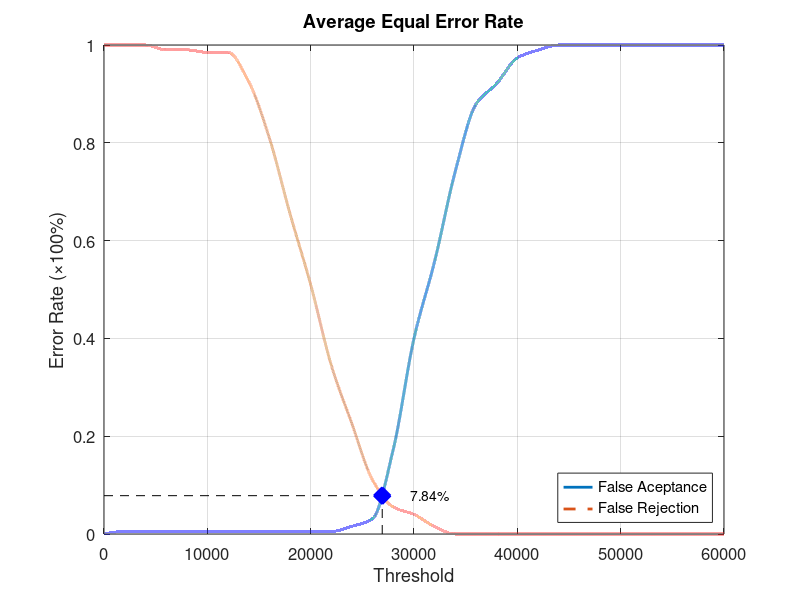
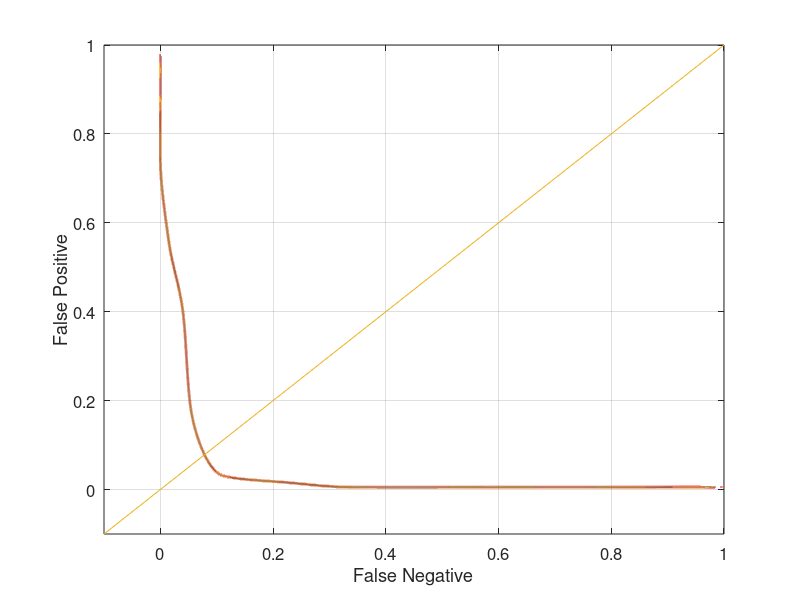

Here is the MATLAB script that generated these plots, in order:
function yEER = Database3_3
close all;
clear;
clc;
x = 0:2000:60000;
xq = 0:0.5:60000;

y0 = [0 0.00526316 0.00526316 0.00526316 0.00526316 0.00526316 0.00526316 0.00526316 0.00526316 0.00526316 0.00526316 0.00526316 0.0157895 0.0315789 0.173684 0.4 0.557895 0.742105 0.878947 0.921053 0.973684 0.989474 1 1 1 1 1 1 1 1 1];
yy0 = interp1(x, y0, xq, 'pchip');
y1 = [1 1 1 0.99 0.99 0.985 0.985 0.925 0.81 0.655 0.51 0.345 0.225 0.11 0.055 0.04 0.015 0 0 0 0 0 0 0 0 0 0 0 0 0 0];
yy1 = interp1(x, y1, xq, 'pchip');

% Calculating EER: 
y2 = abs(y0 - y1);
find(y2 == min(y2))
yy2 = abs(yy0 - yy1);
xEER = find(yy2 == min(yy2));
xEERIndex = xq(xEER) % X-axis EER
yEER = yy0(xEER) % Y-axis EER

main = figure
plot(xq, yy0,'-','LineWidth', 2);	hold on
plot(xq, yy1,'--','LineWidth', 2);	hold on
plot([xEERIndex xEERIndex], [0 yEER], 'k--');	hold on
plot([0 xEERIndex], [yEER yEER], 'k--');	hold on
plot(xEERIndex, yEER, 'bx', 'LineWidth', 10);	hold on
text(xEERIndex + 10 * xEERIndex / 100, yEER, [num2str(round((10000 * yEER)) / 100) '%'])
legend('False Aceptance', 'False Rejection', 'Location', 'SouthEast')
xlabel('Threshold')
ylabel('Error Rate (\times100%)')
title('Average Equal Error Rate')
set(gca, 'FontSize', 12)
axis([0 60000 0 1])
grid on

print(main, 'Database3_3Main', '-dpng');
FNRxFPR = figure('Color', [1 1 1]);
plot(yy1, yy0, '-', yy1, yy0, 'LineWidth', 2);
hold on
y = -0.1:0.1:1
plot(y, y); 
set(gca, 'FontSize', 12)
xlabel('False Negative')
ylabel('False Positive')
axis([-0.1 1 -0.1 1])
set(gca, 'FontSize', 12)
grid on

print(FNRxFPR, 'Database3_3FNRxFPR','-dpng');
end
